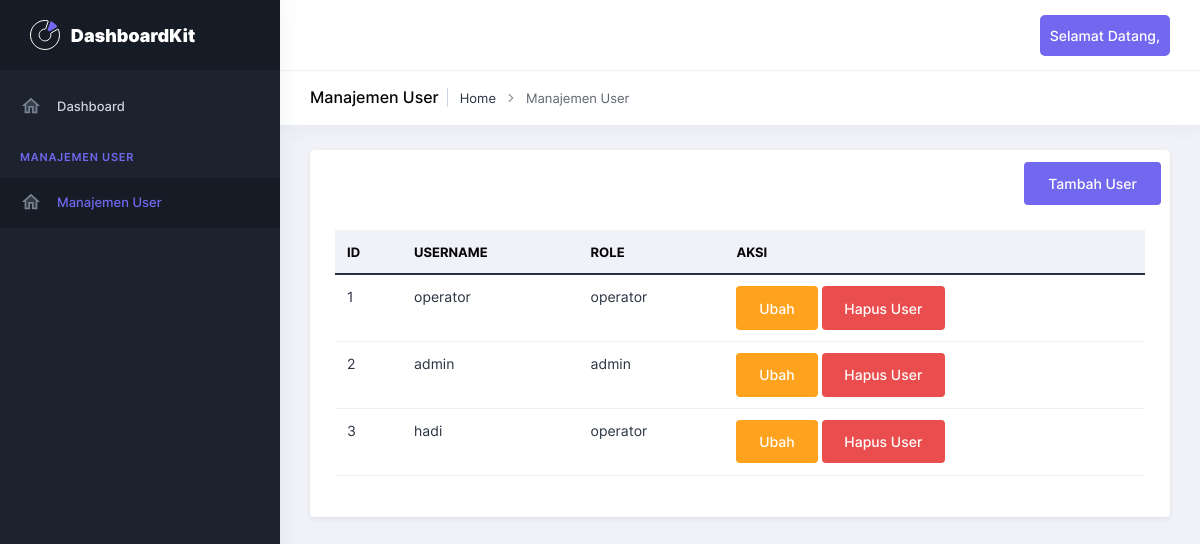
The app's page /admin/manageUser (signed in) with its own data.
### models.py (models this page shows, shortened)
class User(db.Model, UserMixin):
    id_user = db.Column(db.Integer, primary_key=True)
    username = db.Column(db.String(150), unique=True, nullable=False)
    password = db.Column(db.String(150), nullable=False)
    role = db.Column(db.String(50), nullable=False)

### app.py (the view, shortened to what this page needs)
@app.route('/admin/manageUser', methods=['GET', 'POST'])
@login_required
@role_required('admin')
def manageUser():
    user_role = current_user.role
    return render_template('viewManageUser.html',role=user_role,data=getDataUser())

### app.py (called while the page is built)
def getDataUser():
    return User.query.all()

@login_manager.user_loader
def load_user(user_id):
    return User.query.get(int(user_id))

### templates/viewManageUser.html (shortened to what this page needs)
{% extends "layouts/base.html" %}
{% block content %}
    <section class="pc-container">
        <div class="pcoded-content">
            <div class="page-header">
                <div class="page-block">
                    <div class="row align-items-center">
                        <div class="col-md-12">
                            <div class="page-header-title">
                                <h5 class="m-b-10">Manajemen User</h5>
                            </div>
                            <ul class="breadcrumb">
                                <li class="breadcrumb-item"><a href="index.html">Home</a></li>
                                <li class="breadcrumb-item"><a href="#!">Manajemen User</a></li>
                            </ul>
                        </div>
                    </div>
                </div>
            </div>
            <div class="row">
                <div class="col-md-12">
                    <div class="card">
                        <button type="button" style="width: 16%; margin-left: 83%;margin-top: 12px;" class="btn btn-primary" data-toggle="modal" data-target="#tambahUserModal">Tambah User</button>
                        <div class="card-body table-border-style">
                            <div class="table-responsive">
                                <table class="table">
                                    <thead>
                                        <tr>
                                            <th>ID</th>
                                            <th>Username</th>
                                            <th>Role</th>
                                            <th>Aksi</th>
                                        </tr>
                                    </thead>
                                    <tbody>
                                        {% for user in data %}
                                        <tr>
                                            <td>{{ user.id_user }}</td>
                                            <td>{{ user.username }}</td>
                                            <td>{{ user.role }}</td>
                                            <td>
                                                <button type="button" class="btn btn-warning" data-toggle="modal" data-target="#ubahUserModal{{ user.id_user }}">Ubah</button>
                                                <form action="{{ url_for('hapusUser', id=user.id_user) }}" method="POST" style="display:inline;">
                                                    <button type="submit" class="btn btn-danger">Hapus User</button>
                                                </form>
                                            </td>
                                        </tr>
                                        {% endfor %}
                                    </tbody>
                                </table>
                            </div>
                        </div>
                    </div>
                </div>
            </div>
        </div>
    </section>
{% endblock content %}

### records on screen
User: id_user "1", username "operator", role "operator"
User: id_user "2", username "admin", role "admin"
User: id_user "3", username "hadi", role "operator"
